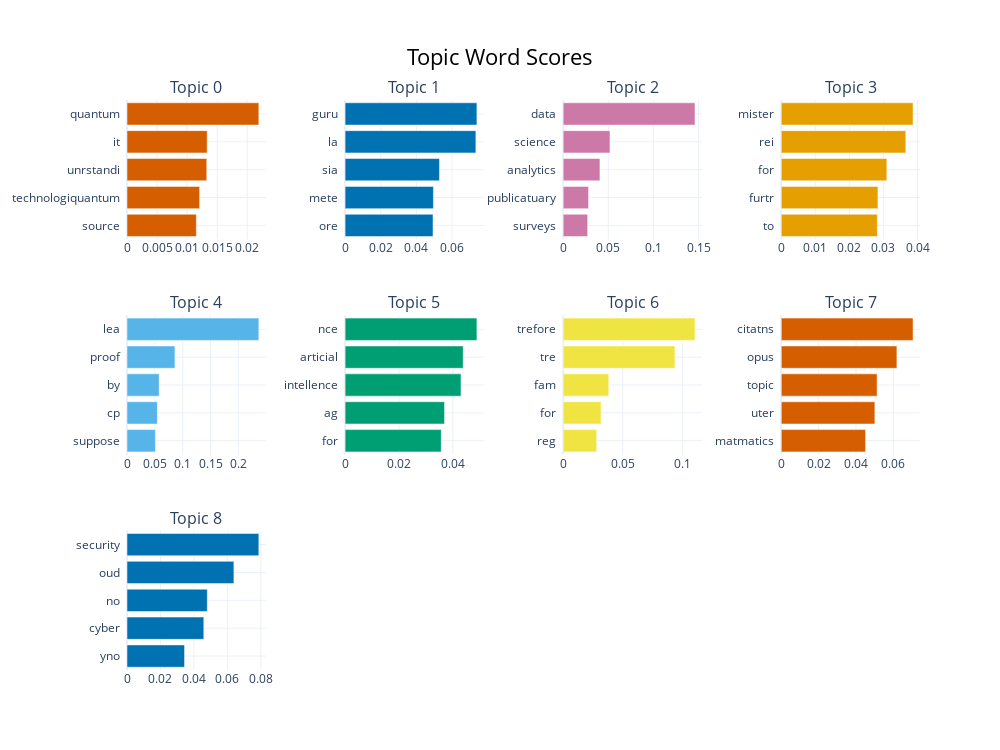

Notebook code for this chart:
### Code cell
model.visualize_barchart(top_n_topics=9)

### Figure 1 — Plotly figure (JSON) as saved in the notebook; plotly's stock layout.template omitted (floating-point values rounded to 4 significant figures)
{"data": [{"marker": {"color": "#D55E00"}, "orientation": "h", "type": "bar", "x": [0.01153, 0.01208, 0.01327, 0.01333, 0.02192], "xaxis": "x", "y": ["source  ", "technologiquantum  ", "unrstandi  ", "it  ", "quantum  "], "yaxis": "y"}, {"marker": {"color": "#0072B2"}, "orientation": "h", "type": "bar", "x": [0.0493, 0.04953, 0.05292, 0.07333, 0.07392], "xaxis": "x2", "y": ["ore  ", "mete  ", "sia  ", "la  ", "guru  "], "yaxis": "y2"}, {"marker": {"color": "#CC79A7"}, "orientation": "h", "type": "bar", "x": [0.02716, 0.02814, 0.04074, 0.05184, 0.146], "xaxis": "x3", "y": ["surveys  ", "publicatuary  ", "analytics  ", "science  ", "data  "], "yaxis": "y3"}, {"marker": {"color": "#E69F00"}, "orientation": "h", "type": "bar", "x": [0.02821, 0.02838, 0.031, 0.03656, 0.03869], "xaxis": "x4", "y": ["to  ", "furtr  ", "for  ", "rei  ", "mister  "], "yaxis": "y4"}, {"marker": {"color": "#56B4E9"}, "orientation": "h", "type": "bar", "x": [0.05101, 0.05451, 0.05778, 0.0861, 0.2367], "xaxis": "x5", "y": ["suppose  ", "cp  ", "by  ", "proof  ", "lea  "], "yaxis": "y5"}, {"marker": {"color": "#009E73"}, "orientation": "h", "type": "bar", "x": [0.03569, 0.03692, 0.04302, 0.04384, 0.04892], "xaxis": "x6", "y": ["for  ", "ag  ", "intellence  ", "articial  ", "nce  "], "yaxis": "y6"}, {"marker": {"color": "#F0E442"}, "orientation": "h", "type": "bar", "x": [0.02815, 0.03176, 0.03827, 0.09379, 0.1106], "xaxis": "x7", "y": ["reg  ", "for  ", "fam  ", "tre  ", "trefore  "], "yaxis": "y7"}, {"marker": {"color": "#D55E00"}, "orientation": "h", "type": "bar", "x": [0.04512, 0.0501, 0.05129, 0.06187, 0.07052], "xaxis": "x8", "y": ["matmatics  ", "uter  ", "topic  ", "opus  ", "citatns  "], "yaxis": "y8"}, {"marker": {"color": "#0072B2"}, "orientation": "h", "type": "bar", "x": [0.03439, 0.04591, 0.048, 0.06389, 0.0788], "xaxis": "x9", "y": ["yno  ", "cyber  ", "no  ", "oud  ", "security  "], "yaxis": "y9"}], "layout": {"annotations": [{"font": {"size": 16}, "showarrow": false, "text": "Topic 0", "x": 0.0875, "xanchor": "center", "xref": "paper", "y": 1, "yanchor": "bottom", "yref": "paper"}, {"font": {"size": 16}, "showarrow": false, "text": "Topic 1", "x": 0.3625, "xanchor": "center", "xref": "paper", "y": 1, "yanchor": "bottom", "yref": "paper"}, {"font": {"size": 16}, "showarrow": false, "text": "Topic 2", "x": 0.6375, "xanchor": "center", "xref": "paper", "y": 1, "yanchor": "bottom", "yref": "paper"}, {"font": {"size": 16}, "showarrow": false, "text": "Topic 3", "x": 0.9125, "xanchor": "center", "xref": "paper", "y": 1, "yanchor": "bottom", "yref": "paper"}, {"font": {"size": 16}, "showarrow": false, "text": "Topic 4", "x": 0.0875, "xanchor": "center", "xref": "paper", "y": 0.6222, "yanchor": "bottom", "yref": "paper"}, {"font": {"size": 16}, "showarrow": false, "text": "Topic 5", "x": 0.3625, "xanchor": "center", "xref": "paper", "y": 0.6222, "yanchor": "bottom", "yref": "paper"}, {"font": {"size": 16}, "showarrow": false, "text": "Topic 6", "x": 0.6375, "xanchor": "center", "xref": "paper", "y": 0.6222, "yanchor": "bottom", "yref": "paper"}, {"font": {"size": 16}, "showarrow": false, "text": "Topic 7", "x": 0.9125, "xanchor": "center", "xref": "paper", "y": 0.6222, "yanchor": "bottom", "yref": "paper"}, {"font": {"size": 16}, "showarrow": false, "text": "Topic 8", "x": 0.0875, "xanchor": "center", "xref": "paper", "y": 0.2444, "yanchor": "bottom", "yref": "paper"}], "height": 750, "hoverlabel": {"bgcolor": "white", "font": {"family": "Rockwell", "size": 16}}, "showlegend": false, "title": {"font": {"color": "Black", "size": 22}, "text": "Topic Word Scores", "x": 0.5, "xanchor": "center", "yanchor": "top"}, "width": 1000, "xaxis": {"anchor": "y", "domain": [0, 0.175], "showgrid": true}, "xaxis10": {"anchor": "y10", "domain": [0.275, 0.45], "showgrid": true}, "xaxis11": {"anchor": "y11", "domain": [0.55, 0.725], "showgrid": true}, "xaxis12": {"anchor": "y12", "domain": [0.825, 1], "showgrid": true}, "xaxis2": {"anchor": "y2", "domain": [0.275, 0.45], "showgrid": true}, "xaxis3": {"anchor": "y3", "domain": [0.55, 0.725], "showgrid": true}, "xaxis4": {"anchor": "y4", "domain": [0.825, 1], "showgrid": true}, "xaxis5": {"anchor": "y5", "domain": [0, 0.175], "showgrid": true}, "xaxis6": {"anchor": "y6", "domain": [0.275, 0.45], "showgrid": true}, "xaxis7": {"anchor": "y7", "domain": [0.55, 0.725], "showgrid": true}, "xaxis8": {"anchor": "y8", "domain": [0.825, 1], "showgrid": true}, "xaxis9": {"anchor": "y9", "domain": [0, 0.175], "showgrid": true}, "yaxis": {"anchor": "x", "domain": [0.7556, 1], "showgrid": true}, "yaxis10": {"anchor": "x10", "domain": [0, 0.2444], "showgrid": true}, "yaxis11": {"anchor": "x11", "domain": [0, 0.2444], "showgrid": true}, "yaxis12": {"anchor": "x12", "domain": [0, 0.2444], "showgrid": true}, "yaxis2": {"anchor": "x2", "domain": [0.7556, 1], "showgrid": true}, "yaxis3": {"anchor": "x3", "domain": [0.7556, 1], "showgrid": true}, "yaxis4": {"anchor": "x4", "domain": [0.7556, 1], "showgrid": true}, "yaxis5": {"anchor": "x5", "domain": [0.3778, 0.6222], "showgrid": true}, "yaxis6": {"anchor": "x6", "domain": [0.3778, 0.6222], "showgrid": true}, "yaxis7": {"anchor": "x7", "domain": [0.3778, 0.6222], "showgrid": true}, "yaxis8": {"anchor": "x8", "domain": [0.3778, 0.6222], "showgrid": true}, "yaxis9": {"anchor": "x9", "domain": [0, 0.2444], "showgrid": true}}}
